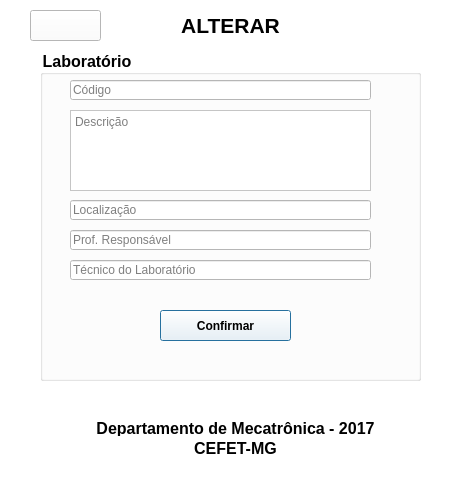
<?xml version="1.0" encoding="UTF-8"?>
<ui version="4.0">
 <class>AlterarLab</class>
 <widget class="QDialog" name="AlterarLab">
  <property name="geometry">
   <rect>
    <x>0</x>
    <y>0</y>
    <width>470</width>
    <height>493</height>
   </rect>
  </property>
  <property name="windowTitle">
   <string>Dialog</string>
  </property>
  <property name="styleSheet">
   <string notr="true">background-color: rgb(255, 255, 255);</string>
  </property>
  <widget class="QGroupBox" name="groupBox">
   <property name="geometry">
    <rect>
     <x>40</x>
     <y>50</y>
     <width>381</width>
     <height>331</height>
    </rect>
   </property>
   <property name="font">
    <font>
     <pointsize>12</pointsize>
     <weight>75</weight>
     <bold>true</bold>
    </font>
   </property>
   <property name="title">
    <string>Laboratório</string>
   </property>
   <widget class="QLineEdit" name="lineEdit">
    <property name="geometry">
     <rect>
      <x>30</x>
      <y>30</y>
      <width>301</width>
      <height>20</height>
     </rect>
    </property>
    <property name="placeholderText">
     <string>Código</string>
    </property>
   </widget>
   <widget class="QTextEdit" name="textEdit">
    <property name="geometry">
     <rect>
      <x>30</x>
      <y>60</y>
      <width>301</width>
      <height>81</height>
     </rect>
    </property>
    <property name="placeholderText">
     <string>Descrição</string>
    </property>
   </widget>
   <widget class="QLineEdit" name="lineEdit_2">
    <property name="geometry">
     <rect>
      <x>30</x>
      <y>180</y>
      <width>301</width>
      <height>20</height>
     </rect>
    </property>
    <property name="placeholderText">
     <string>Prof. Responsável</string>
    </property>
   </widget>
   <widget class="QLineEdit" name="lineEdit_3">
    <property name="geometry">
     <rect>
      <x>30</x>
      <y>210</y>
      <width>301</width>
      <height>20</height>
     </rect>
    </property>
    <property name="placeholderText">
     <string>Técnico do Laboratório</string>
    </property>
   </widget>
   <widget class="QPushButton" name="pushButton">
    <property name="geometry">
     <rect>
      <x>120</x>
      <y>260</y>
      <width>131</width>
      <height>31</height>
     </rect>
    </property>
    <property name="font">
     <font>
      <weight>75</weight>
      <bold>true</bold>
     </font>
    </property>
    <property name="text">
     <string>Confirmar</string>
    </property>
   </widget>
   <widget class="QLineEdit" name="lineEdit_4">
    <property name="geometry">
     <rect>
      <x>30</x>
      <y>150</y>
      <width>301</width>
      <height>20</height>
     </rect>
    </property>
    <property name="placeholderText">
     <string>Localização</string>
    </property>
   </widget>
  </widget>
  <widget class="QLabel" name="label">
   <property name="geometry">
    <rect>
     <x>0</x>
     <y>10</y>
     <width>461</width>
     <height>31</height>
    </rect>
   </property>
   <property name="font">
    <font>
     <pointsize>16</pointsize>
     <weight>75</weight>
     <bold>true</bold>
    </font>
   </property>
   <property name="text">
    <string>ALTERAR</string>
   </property>
   <property name="alignment">
    <set>Qt::AlignCenter</set>
   </property>
  </widget>
  <widget class="QLabel" name="label_4">
   <property name="geometry">
    <rect>
     <x>0</x>
     <y>440</y>
     <width>471</width>
     <height>16</height>
    </rect>
   </property>
   <property name="font">
    <font>
     <pointsize>12</pointsize>
     <weight>75</weight>
     <bold>true</bold>
    </font>
   </property>
   <property name="text">
    <string>CEFET-MG</string>
   </property>
   <property name="alignment">
    <set>Qt::AlignCenter</set>
   </property>
  </widget>
  <widget class="QLabel" name="label_3">
   <property name="geometry">
    <rect>
     <x>0</x>
     <y>420</y>
     <width>471</width>
     <height>16</height>
    </rect>
   </property>
   <property name="font">
    <font>
     <pointsize>12</pointsize>
     <weight>75</weight>
     <bold>true</bold>
    </font>
   </property>
   <property name="text">
    <string>Departamento de Mecatrônica - 2017</string>
   </property>
   <property name="alignment">
    <set>Qt::AlignCenter</set>
   </property>
  </widget>
  <widget class="QPushButton" name="pushButton_4">
   <property name="geometry">
    <rect>
     <x>30</x>
     <y>10</y>
     <width>71</width>
     <height>31</height>
    </rect>
   </property>
   <property name="minimumSize">
    <size>
     <width>61</width>
     <height>31</height>
    </size>
   </property>
   <property name="maximumSize">
    <size>
     <width>100</width>
     <height>100</height>
    </size>
   </property>
   <property name="styleSheet">
    <string notr="true">background-image: url(:/img/img/voltar.png);</string>
   </property>
   <property name="text">
    <string/>
   </property>
  </widget>
 </widget>
 <resources/>
 <connections>
  <connection>
   <sender>pushButton_4</sender>
   <signal>clicked()</signal>
   <receiver>AlterarLab</receiver>
   <slot>close()</slot>
   <hints>
    <hint type="sourcelabel">
     <x>45</x>
     <y>15</y>
    </hint>
    <hint type="destinationlabel">
     <x>12</x>
     <y>76</y>
    </hint>
   </hints>
  </connection>
 </connections>
</ui>
